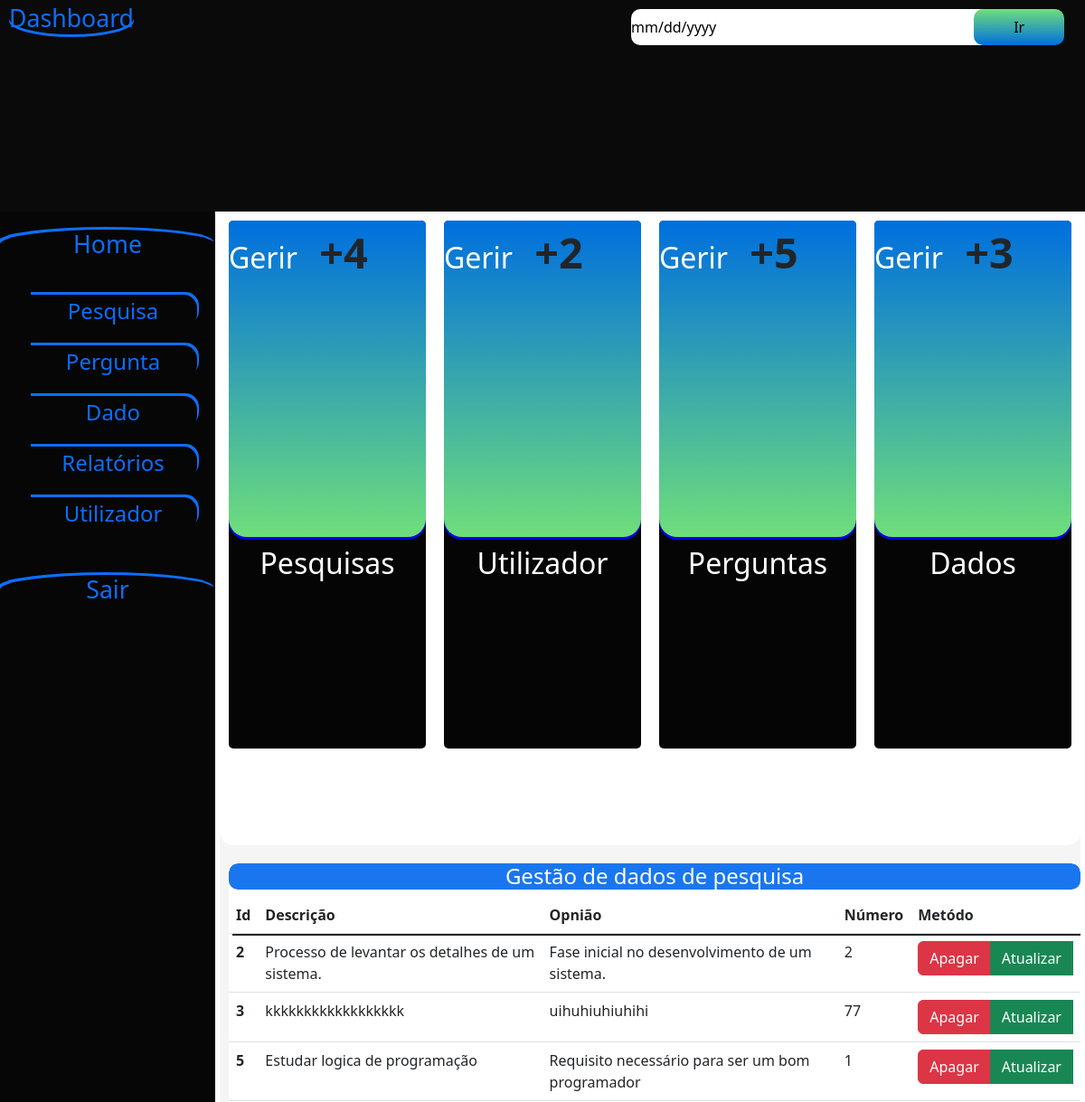
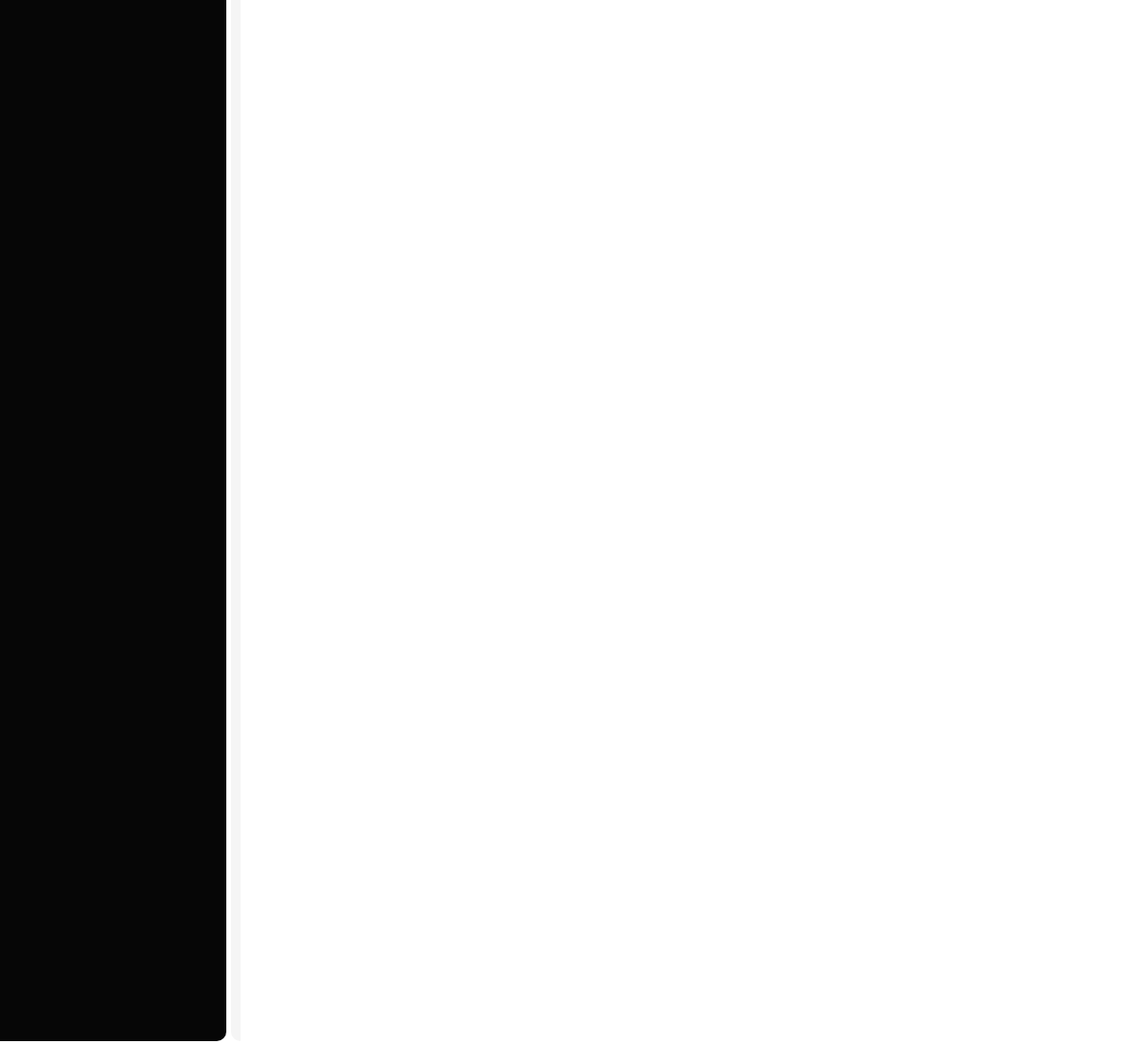
The app's page /view/dado.php (signed in) with its own data (2 pictures, top to bottom).
### tables this page shows
CREATE TABLE IF NOT EXISTS `dados` (
  `id` int NOT NULL AUTO_INCREMENT,
  `descricao` text,
  `opniao` text,
  `numero` int DEFAULT NULL,
  `estatistica` int DEFAULT NULL,
  `perguntas_id` int NOT NULL,
  PRIMARY KEY (`id`),
  KEY `perguntas_id` (`perguntas_id`),
  CONSTRAINT `dados_ibfk_1` FOREIGN KEY (`perguntas_id`) REFERENCES `perguntas` (`id`) ON DELETE CASCADE
);

### view/dado.php (the view, shortened to what this page needs)
<!DOCTYPE html>
<html lang="en">
<head>
    <link rel="stylesheet" href="../public/css/bootstrap.css">
    <link rel="stylesheet" href="../public/css/dashboard.css">
</head>
<body>
    <div class="principal">
        <?php
        include_once('../controller/conexao.php');
          $userid=$_SESSION['id'];
                  $sql="SELECT *FROM pesquisas WHERE user_id=$userid;";
                  $verificar=mysqli_query($conexao,$sql);
                  $qtdpesquisa=mysqli_num_rows($verificar);
                  $sql="SELECT *FROM dados;";
                  $verificardados=mysqli_query($conexao,$sql);
                  $qtddados=mysqli_num_rows($verificardados);
                  $sql="SELECT *from perguntas;";
                  $verificar=mysqli_query($conexao,$sql);
                  $qtdpergunta=mysqli_num_rows($verificar);
                  $sql="SELECT *from utilizadores;";
                  $verificar=mysqli_query($conexao,$sql);
                  $qtduser=mysqli_num_rows($verificar);
        ?>
        <div class="menuSuperior">
            <div class="logo">
                <a href="dashboard.php">Dashboard</a>
            </div>
            <div class="search">
                 <form action="search.php" method="get">
                    <input type="date" name="search" id="" placeholder="Informe um parametro" required>
                    <button type="submit">Ir</button>
                </form>
            </div>
        </div>
        <div class="grupo">
            <div class="menuLeft">
                <a href="../index.php" class="home">
                    <h1>Home</h1>
                </a>
                <ul>
                    <a href="pesquisa.php">
                        <li>Pesquisa</li>
                    </a>
                    <a href="perguunta.php">
                        <li>Pergunta</li>
                    </a>
                    <a href="dado.php">
                        <li>Dado</li>
                    </a>
                    <a href="">
                        <li>Relatórios</li>
                    </a>
                    <a href="utilizador.php">
                        <li>Utilizador</li>
                    </a>
                </ul>
                <a href="../controller/sair.php" class="sair">
                    <h1>Sair</h1>
                </a>
            </div>
            <div class="content">
                <div class="cartao">
                    <div class="cartao1">
                        <div class="up">
                            <a href="">Gerir</a>
                            <strong>+<?php print $qtdpesquisa;?></strong>
                        </div>
                        <div class="down">
                            <h2>Pesquisas</h2>
                        </div>
                    </div>
                    <div class="cartao1">
                        <div class="up">
                            <a href="">Gerir</a>
                            <strong>+<?php print $qtduser;?></strong>
                        </div>
                        <div class="down">
                            <h2>Utilizador</h2>
                        </div>
                    </div>
                    <div class="cartao1">
                        <div class="up">
                            <a href="">Gerir</a>
                            <strong>+<?php print $qtdpergunta;?></strong>
                        </div>
                        <div class="down">
                            <h2>Perguntas</h2>
                        </div>
                    </div>
                    <div class="cartao1">
                        <div class="up">
                            <a href="">Gerir</a>
                            <strong>+<?php print $qtddados; ?></strong>
                        </div>
                        <div class="down">
                            <h2>Dados</h2>
                        </div>
                    </div>
                </div>
                <div class="graficos">
                    <div class="dados">
                        <h4>Gestão de dados  de pesquisa</h4>
                        <table class="table">
                            <thead>
                                      <th>Id</th>
                                <th>Descrição</th>
                                 <th>Opnião</th>
                                 <th>Número</th>
                                <th>Metódo</th>
                            </thead>
                            <tbody>
                                <?php
                                  while($dados=mysqli_fetch_assoc($verificardados)){
                                      $id=$dados['id'];
                                      $descricao=$dados['descricao'];
                                      $numero=$dados['numero'];
                                      $opniao=$dados['opniao'];
                                      print "
                                <tr>
                                    <th>$id</th>
                                    <td>$descricao</td>
                                    <td>$opniao</td>
                                    <td>$numero</td>
                                    <td>
                                        <div class='btn-group'>
                                            <button class='btn btn-danger' data-bs-toggle='modal' data-bs-target='#apagar$id'>Apagar</button>
                                <div class='modal fade' id='apagar$id' tabindex='-1' aria-labelledby='exampleModalLabel' aria-hidden='true' >
                                                <h5 class='modal-title' id='exampleModalLabel'>Desejas apagar os dados nº $id ?</h5>
                                                <input type='hidden' value='$id' name='idcode'>
                                        </div>
                                            <button class='btn btn-success' data-bs-toggle='modal' data-bs-target='#atualizar$id'>Atualizar</button>
<div class='modal fade' id='atualizar$id' tabindex='-1' aria-labelledby='exampleModalLabel' aria-hidden='true'>
                    <h5 class='modal-title' id='exampleModalLabel'>Detalhes dos dados nº $id</h5>
                           <input type='hidden' value='$id' name='idcode'>
                                    <textarea class='form-control' id='floatingPassword' name='descricao' id='' cols='30' rows='20'>$descricao</textarea>
                                    <input type='number' class='form-control' required id='floatingInput' value='$numero' name='numero'>
                                    <textarea class='form-control' id='floatingPassword'  required name='opniao' id='' cols='30' rows='20' >$opniao</textarea>
    </div>
                                        </div>
                                    </td>
                                </tr>";
                                  }
                                ?>
                            </tbody>
                        </table>
                    </div>
                </div>
            </div>
        </div>
    </div>
</body>
</html>

### public/css/dashboard.css (style rules this page uses)
* { margin: 0; padding: 0; }
a { text-decoration: none; }
body { overflow: hidden; width: 100%; overflow: hidden; height: 95vh; background-color: white; }
.principal { width: 100%; overflow: hidden; height: 100vh; background-color: white; }
.principal .grupo { display: flex; }
.principal .menuSuperior { display: flex; width: 100%; height: 10vh; background-color: rgb(10, 10, 10); }
.principal .menuSuperior .search { margin-left: 45%; margin-top: 10px; }
.principal .menuSuperior .search input { width: 400px; height: 40px; border-radius: 10px; border-style: none; }
.principal .menuSuperior .search input::before { border-color: rgb(25, 118, 239); }
.principal .menuSuperior .search button { width: 100px; height: 40px; border-radius: 10px; border-style: none; margin-left: -25px; background: linear-gradient(rgb(111,222,123), rgb(000,111,222)) ; }
.principal .grupo .menuLeft { background-color: rgb(6, 6, 6); width: 20%; height: 89vh; margin-right: 5px; margin-bottom: 5px; border-bottom-right-radius: 10px; }
.principal .grupo .menuLeft ul { margin-top: 40px; margin-bottom: 50px; }
.principal .grupo .menuLeft h1 { margin-top: 20px; text-align: center; }
.principal .grupo .content { width: 80%; height: 89vh; background-color: whitesmoke; margin-right: 5px; margin-bottom: 5px; border-bottom-left-radius: 10px; border-bottom-right-radius: 10px; overflow: auto; }
.principal .grupo .content .cartao { width: 100%; display: flex; height: 30vh; background-color: rgb(255, 255, 255); border-bottom-left-radius: 15px; border-bottom-right-radius: 15px; }
.principal .grupo .content .cartao .cartao1 { width: 100%; margin-right: 10px; margin-left: 10px; height: 25vh; margin-top: 10px; border-radius: 5px; background-color: rgb(5, 5, 5); }
.principal .grupo .content .graficos { display: flex; margin: auto; margin-top: 10px; margin-left: 10px; }
.principal .grupo .content .graficos .dados { width: 100%; height: 88vh; background-color: rgb(255, 255, 255); border-radius: 10px; }
.principal .grupo .content .graficos h4 { text-align: center; background-color: rgb(25, 118, 239); color: white; border-radius: 10px; }
.principal .grupo .content .dados { margin-top: 10px; overflow: auto; }
.principal .grupo .content .dados .table thead { background-color: rgb(255, 255, 255); box-shadow: 4px 3px; }
.cartao { margin: auto; }
.menuLeft ul li { padding: auto; margin: auto; font-size: 18pt; margin-top: 20px; text-align: center; border-top-right-radius: 15px; border-bottom-right-radius: 15px; box-shadow: 2px -3px; list-style: none; margin-right: 20px; }
.menuLeft h1 { padding: auto; margin: auto; text-align: center; border-radius: 50%; font-size: 20pt; box-shadow: -2px -3px ; }
.menuSuperior .logo a { margin: 10px; padding: auto; font-size: 20pt; box-shadow: 0px 3px; border-radius: 50%; }
.cartao1 .up { width: 100%; height: 15vh; box-shadow: 0px 3px blue; border-bottom-left-radius: 20px; border-bottom-right-radius: 20px; border-top-left-radius: 5px; border-top-right-radius: 5px; background: linear-gradient( rgb(000,111,222),rgb(111,222,123)) ; }
.cartao1 a { font-size: 24pt; color: white; margin-right: 20px; }
.cartao1 strong { font-size: 35pt; }
.cartao1 .down h2 { margin-top: 10px; color: white; text-align: center; }

### records on screen
dados: id "2", descricao "Processo de levantar os detalhes de um sistema.", opniao "Fase inicial no desenvolvimento de um sistema.", numero "2"
dados: id "3", descricao "kkkkkkkkkkkkkkkkkk", opniao "uihuhiuhiuhihi", numero "77"
dados: id "5", descricao "Estudar logica de programação", opniao "Requisito necessário para ser um bom programador", numero "1"

### other values on screen
$qtdpesquisa "4"
$qtduser "2"
$qtdpergunta "5"
$qtddados "3"
